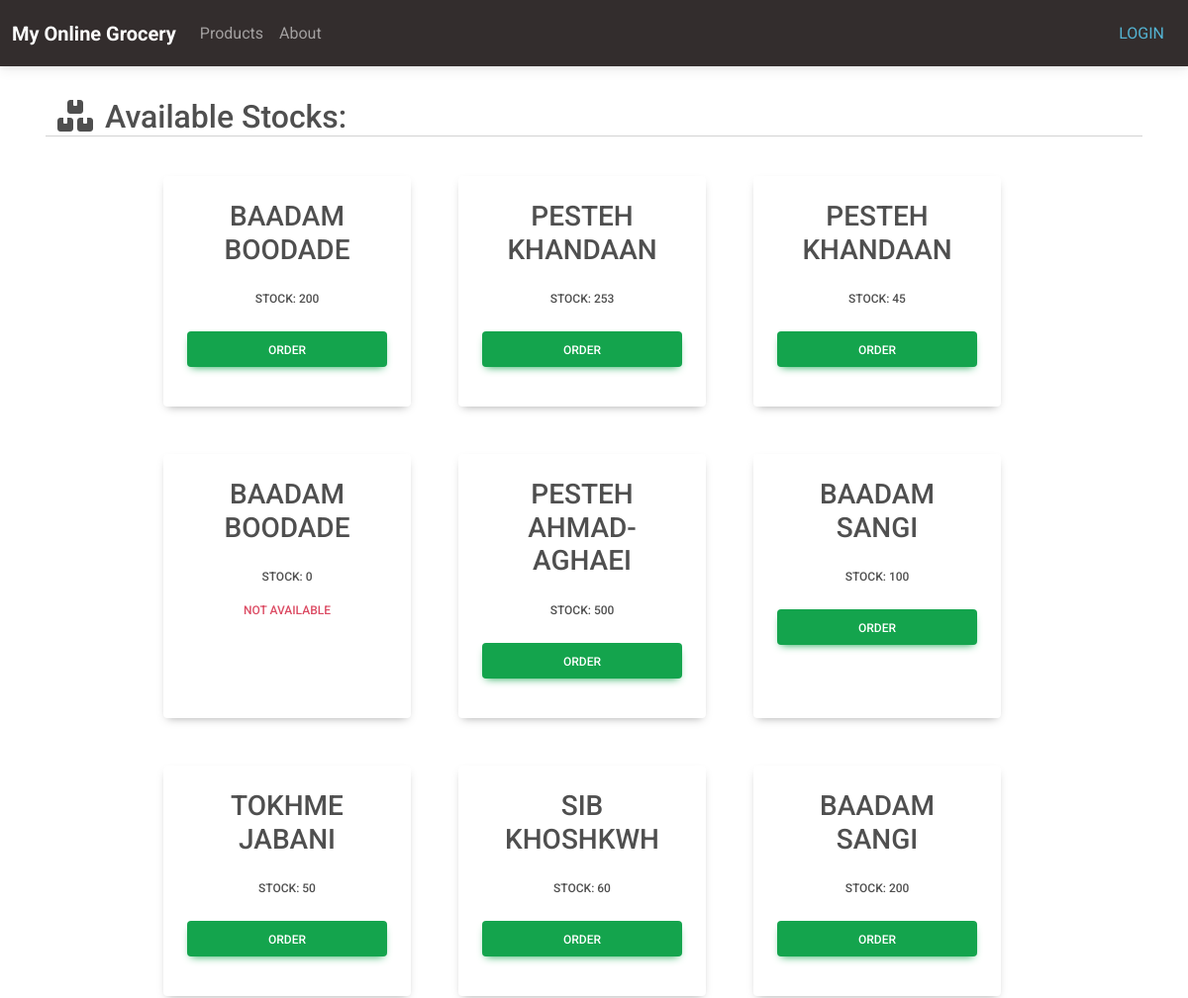
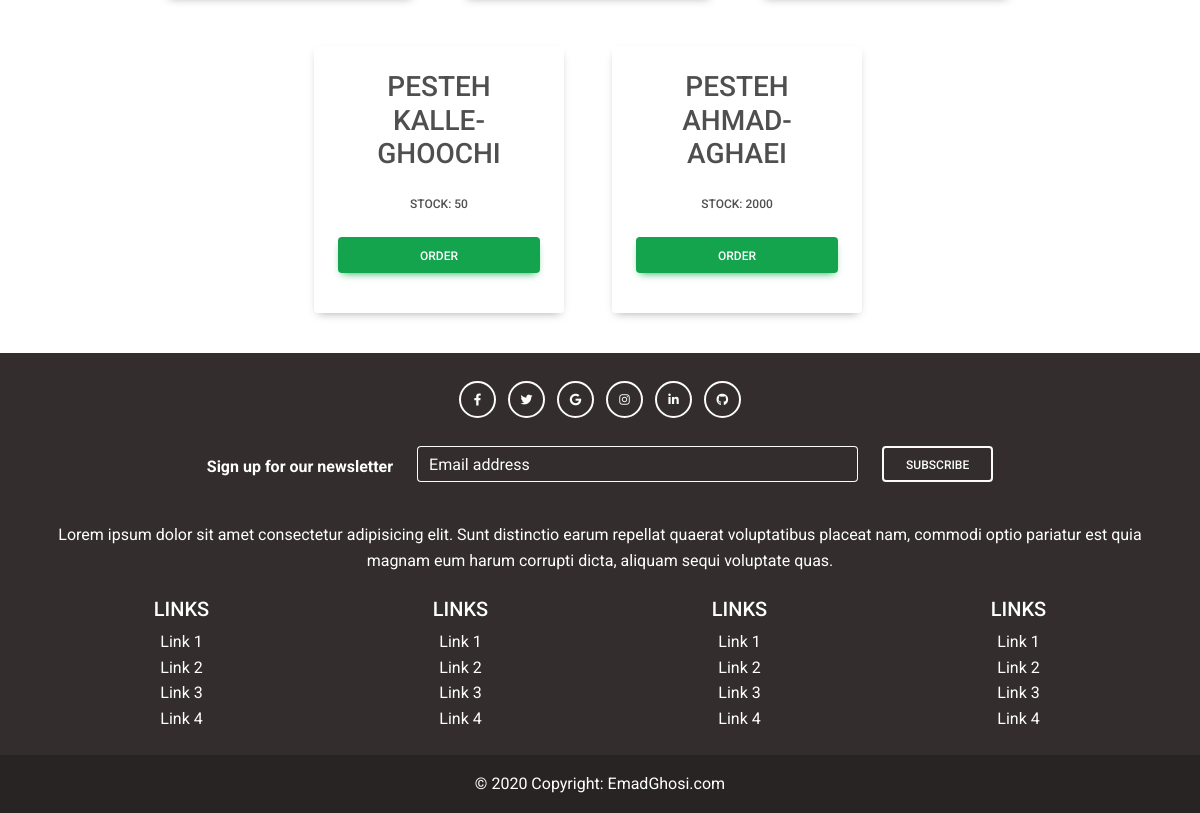
Screenshot of /inventory/stocklist/ with the database file from the repository (2 pictures, top to bottom).
### inventory/models.py (models this page shows, shortened)
class Stock(models.Model):
    product = models.ForeignKey(Product,
            related_name='stock_product',
            on_delete=models.CASCADE,)
    inventory = models.ForeignKey(Inventory,
            related_name='stock_inventory',
            on_delete=models.CASCADE,)
    quantity = models.PositiveIntegerField(default=0)

class Product(models.Model):
    name = models.CharField(max_length=100)
    price = models.DecimalField(max_digits=10, decimal_places=2, default=0)
    type = models.ForeignKey(ProductType,
            related_name='product_type',
            on_delete=models.CASCADE,)
    unit = models.ForeignKey(Unit,
            related_name='product_unit',
            on_delete=models.CASCADE,)

### inventory/views.py (the view)
# urls.py: path('stocklist/', views.StockListView.as_view(), name='stocklist'),
class StockListView(ListView,LoginRequiredMixin):
    model = Stock
    template_name = 'stocklist.html'

### templates/stocklist.html (shortened to what this page needs)
{% extends 'base.html' %}
{% load static %}
{% block content %}
<html>
<head>
  <link
  href="https://cdnjs.cloudflare.com/ajax/libs/font-awesome/6.0.0/css/all.min.css"
  rel="stylesheet"
/>
<link
  href="https://cdnjs.cloudflare.com/ajax/libs/mdb-ui-kit/6.4.0/mdb.min.css"
  rel="stylesheet"
/>
</head>
<body>
    <section class="flex m-3">
        <div class="row">
          <div class="mt-3">
            <i class="fas fa-boxes-stacked fa-2x"></i>
            <span class="h2 m-2">Available Stocks:<span>
            </div>
            <hr>
          <div class="row justify-content-center">
            {% for item in object_list %}
            <div class="btn border-secondary p-4 m-4 align-center text-center  bg-white rounded "
            style="width: 250px; ">
              <div>
                <div class="card-body">
                  <h3 class=" text-center">{{ item.product.name }}</h3>
                  <p class="card-title text-center mt-4 ">Stock: {{ item.quantity }}</p>
                  <p class="card-text text-center">
                    {% if item.quantity > 0 %}
                    <div class="align-self-end mt-4">
                      <a
                      href="{% url 'ordersubmit' pk=item.pk%}"
                      class="btn align-self-end btn-success  w-100
                      role="btn"
                      >Order</a
                      >
                    </div>
                    {% else %}
                    <p class="text text-danger">
                      Not Available
                    </p>
                    {% endif %}
                  </p>
                </div>
              </div>
            </div>
            {% endfor %}
          </div>
        </div>
      </section>
</body>
</html>
{% endblock content %}

### static/css/base.css (style rules this page uses)
body { font-family: "Roboto", -apple-system, BlinkMacSystemFont, "Segoe UI", Roboto, "Helvetica Neue", Arial, "Noto Sans", sans-serif, "Apple Color Emoji", "Segoe UI Emoji", "Segoe UI Symbol", "Noto Color Emoji"; }
h1, h2, h3, h4, h5, h6, .h1, .h2, .h3, .h4, .h5, .h6 { font-family: "Roboto", -apple-system, BlinkMacSystemFont, "Segoe UI", Roboto, "Helvetica Neue", Arial, "Noto Sans", sans-serif, "Apple Color Emoji", "Segoe UI Emoji", "Segoe UI Symbol", "Noto Color Emoji"; }
a { -webkit-transition: .3s all ease; -o-transition: .3s all ease; transition: .3s all ease; }
a, a:hover { text-decoration: none !important; }

### templates/base.html (style rules this page uses)
.page-container { position: relative; min-height: 100vh; }

### rows the page displays
Stock: product.name "BAADAM BOODADE", quantity "200", shows "ORDER"
Stock: product.name "PESTEH KHANDAAN", quantity "253", shows "ORDER"
Stock: product.name "PESTEH KHANDAAN", quantity "45", shows "ORDER"
Stock: product.name "BAADAM BOODADE", quantity "0", shows "NOT AVAILABLE"
Stock: product.name "PESTEH AHMAD-AGHAEI", quantity "500", shows "ORDER"
Stock: product.name "BAADAM SANGI", quantity "100", shows "ORDER"
Stock: product.name "TOKHME JABANI", quantity "50", shows "ORDER"
Stock: product.name "SIB KHOSHKWH", quantity "60", shows "ORDER"
Stock: product.name "BAADAM SANGI", quantity "200", shows "ORDER"
Stock: product.name "PESTEH KALLE-GHOOCHI", quantity "50", shows "ORDER"
Stock: product.name "PESTEH AHMAD-AGHAEI", quantity "2000", shows "ORDER"
